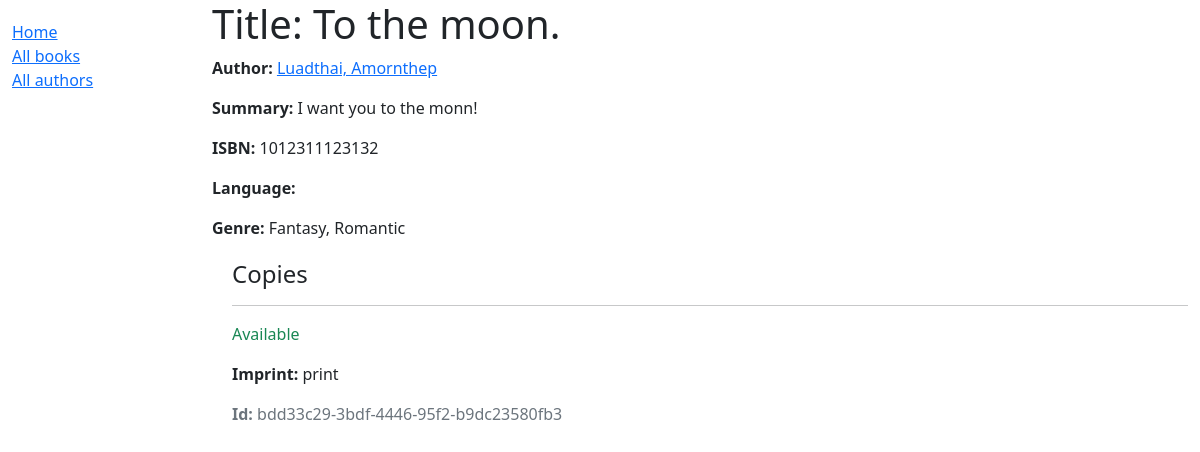
/catalog/books/1, run on the app's committed database.
### catalog/models.py (models this page shows, shortened)
class Book(models.Model):
    title = models.CharField(max_length=200)
    author = models.ForeignKey('Author', on_delete=models.SET_NULL, null=True)
    summary = models.TextField(max_length=1000, help_text='Enter a brief description of the book')
    isbn = models.CharField('ISBN', max_length=13, unique=True,
                             help_text='13 Character <a href="https://www.isbn-international.org/content/what-isbn">ISBN number</a>')
    genre = models.ManyToManyField(Genre, help_text='Select a genre for this book')
    def display_genre(self):
        """Create a string for the Genre. This is required to display genre in Admin"""
        return ', '.join(genre.name for genre in self.genre.all()[:3])
    display_genre.short_description = 'หมวดหมู่' # short_description เป็นการกำหนดว่าจะให้แสดงชื่ออะไรใน list display admin.

class Author(models.Model):
    first_name = models.CharField(max_length=100)
    last_name = models.CharField(max_length=100)
    date_of_birth = models.DateField(null=True, blank=True)
    date_of_death = models.DateField('Died', null=True, blank=True)
    class Meta:
        ordering = ['last_name', 'first_name']
    def __str__(self):
        return f'{self.last_name}, {self.first_name}'

class Genre(models.Model):
    name = models.CharField(max_length=200, help_text='Enter a book genre (e.g. Science Fiction)')
    def __str__(self):
        return self.name

class BookInstance(models.Model):
    id = models.UUIDField(primary_key=True, default=uuid.uuid4, help_text='Unique ID for this particular book across whole library')
    book = models.ForeignKey('Book', on_delete=models.RESTRICT, null=True)
    imprint = models.CharField(max_length=200)
    due_back = models.DateField(null=True, blank=True)
    LOAN_STATUS = (
        ('m', 'Maintenance'),
        ('o', 'On loan'),
        ('a', 'Available'),
        ('r', 'Reserved'),
    )
    status = models.CharField(
        max_length=1,
        choices=LOAN_STATUS,
        blank=True,
        default='m',
        help_text='Book availability',
    )
    class Meta:
        ordering = ['due_back']

### catalog/views.py (the view)
# urls.py: path('books/<int:pk>',views.BookDetailView.as_view(), name='book-detail'),
class BookDetailView(generic.DetailView):
  model = Book

### catalog/templates/catalog/book_detail.html (shortened to what this page needs)
{% extends "base.html" %}
{% block content %}
  <h1>Title: {{ book.title }}</h1>
  <p><strong>Author:</strong> <a href="">{{ book.author }}</a></p>
  <p><strong>Summary:</strong> {{ book.summary }}</p>
  <p><strong>ISBN:</strong> {{ book.isbn }}</p>
  <p><strong>Language:</strong> {{ book.language }}</p>
  <p><strong>Genre:</strong> {{ book.genre.all|join:", " }}</p>
  <div style="margin-left:20px;margin-top:20px">
    <h4>Copies</h4>
    {% for copy in book.bookinstance_set.all %}
      <hr />
      <p
        class="{% if copy.status == 'a' %}text-success{% elif copy.status == 'm' %}text-danger{% else %}text-warning{% endif %}">
        {{ copy.get_status_display }}
      </p>
      <p><strong>Imprint:</strong> {{ copy.imprint }}</p>
      <p class="text-muted"><strong>Id:</strong> {{ copy.id }}</p>
    {% endfor %}
  </div>
{% endblock %}

### data on the page
Book: author "Luadthai, Amornthep", summary "I want you to the monn!", isbn "1012311123132", genre.all "Fantasy, Romantic"
BookInstance: status "Available", imprint "print", id "bdd33c29-3bdf-4446-95f2-b9dc23580fb3"
